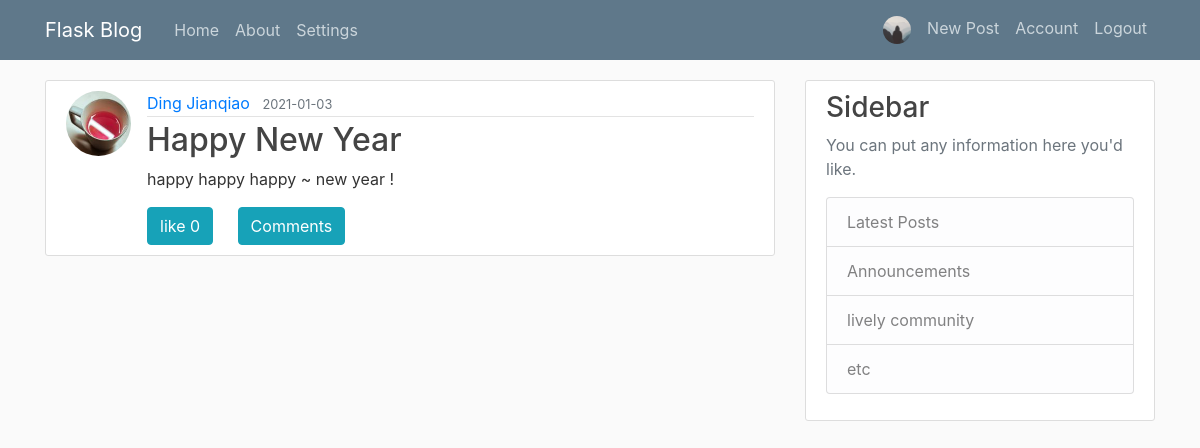
/post/3 (signed in), run on the app's committed database.
### flaskblog/models.py (models this page shows, shortened)
class User(db.Model, UserMixin):
    id = db.Column(db.Integer, primary_key=True)
    username = db.Column(db.String(20), unique=True, nullable=False)
    email = db.Column(db.String(120), unique=True, nullable=False)
    image_file = db.Column(db.String(20), nullable=False, default='default.jpg')
    password = db.Column(db.String(60), nullable=False)
    date_created = db.Column(db.Date, nullable=False, default=date.today())
    posts = db.relationship('Post', backref='author', lazy=True)
    comments = db.relationship('Comment', backref='author', lazy=True)

class Post(db.Model):
    id = db.Column(db.Integer, primary_key=True)
    title = db.Column(db.String(100), nullable=False)
    date_posted = db.Column(db.DateTime, nullable=False, default=datetime.now)
    content = db.Column(db.Text, nullable=False)
    user_id = db.Column(db.Integer, db.ForeignKey('user.id'), nullable=False)
    likes = db.Column(db.Integer, default = 0)

### flaskblog/posts/routes.py (the view)
@posts.route("/post/<int:post_id>")
def post(post_id):
    post = Post.query.get_or_404(post_id)
    return render_template('post.html', title=post.title, post=post)

### flaskblog/models.py (called while the page is built)
@login_manager.user_loader
def load_user(user_id):
    return User.query.get(int(user_id))

### flaskblog/templates/post.html (shortened to what this page needs)
{% extends "layout.html" %}
{% block content %}
  <article class="media content-section">
    <img class="rounded-circle article-img" src="{{ url_for('static', filename='profile_pics/' + post.author.image_file) }}">
    <div class="media-body">
      <div class="article-metadata">
        <a class="mr-2" href="{{ url_for('users.user_posts', username=post.author.username) }}">{{ post.author.username }}</a>
        <small class="text-muted">{{ post.date_posted.strftime('%Y-%m-%d') }}</small>
      </div>
      <h2 class="article-title">{{ post.title }}</h2>
      <p class="article-content">{{ post.content }}</p>
        <div>
            <span class="btn btn-info like" ref="{{post.id}}">
                like
                <span id="like_count{{post.id}}" >{{post.likes}}</span>
            </span>
            <button type="button" class="btn btn-primary btn-info comment-btn" ref="{{post.id}}" data-toggle="modal" data-target="#modal{{post.id}}">
                Comments
            </button>
        </div>
    </div>
  </article>
{% endblock content %}

### flaskblog/templates/layout.html (shortened to what this page needs)
<!DOCTYPE html>
<html>
<head>
    <link rel="stylesheet" type="text/css" href="{{ url_for('static', filename='bootstrap.css') }}">
    <link rel="stylesheet" type="text/css" href="{{ url_for('static', filename='main.css') }}">
    <link rel="stylesheet" type="text/css" href="{{ url_for('static', filename='bootoast.css') }}">
</head>
<body>
    <header class="site-header">
      <nav class="navbar navbar-expand-md navbar-dark bg-steel fixed-top">
        <div class="container">
          <a class="navbar-brand mr-4" href="/">Flask Blog</a>
          <div class="collapse navbar-collapse" id="navbarToggle">
            <div class="navbar-nav mr-auto">
              <a class="nav-item nav-link" href="{{ url_for('main.home') }}">Home</a>
              <a class="nav-item nav-link" href="{{ url_for('main.about') }}">About</a>
              <a class="nav-item nav-link" href="{{ url_for('main.settings') }}">Settings</a>
            </div>
            <div class="navbar-nav">
              {% if current_user.is_authenticated %}
                <a class="nav-item nav-link" href="{{url_for('users.user_posts', username=current_user.username)}}">
                    <img class="rounded-circle my-nav-img" src="{{ url_for('static',filename='profile_pics/' + current_user.image_file) }}">
                </a>
                <a class="nav-item nav-link" href="{{ url_for('posts.new_post') }}">New Post</a>
                <a class="nav-item nav-link" href="{{ url_for('users.account') }}">Account</a>
                <a class="nav-item nav-link" href="{{ url_for('users.logout') }}">Logout</a>
              {% else %}
                <a class="nav-item nav-link" href="{{ url_for('users.login') }}">Login</a>
                <a class="nav-item nav-link" href="{{ url_for('users.register') }}">Register</a>
              {% endif %}
            </div>
          </div>
        </div>
      </nav>
    </header>
    <main role="main" class="container">
      <div class="row">
        <div class="col-md-8">
          {% block content %}{% endblock %}
        </div>
        <div class="col-md-4">
          <div class="content-section">
            <h3>Sidebar</h3>
            {% if current_user.is_authenticated and sidebar_info %}
            <p class='text-muted'>
                <ul class="list-group">
                    {% for item in sidebar_info %}
                    <li class="list-group-item list-group-item-light">{{item}}</li>
                    {% endfor %}
                </ul>
            </p>
            {% else %}
            <p class='text-muted'>You can put any information here you'd like.
                <ul class="list-group">
                    <li class="list-group-item list-group-item-light">Latest Posts</li>
                    <li class="list-group-item list-group-item-light">Announcements</li>
                    <li class="list-group-item list-group-item-light">lively community</li>
                    <li class="list-group-item list-group-item-light">etc</li>
                </ul>
            </p>
            {% endif %}
          </div>
        </div>
      </div>
    </main>
</body>
</html>

### flaskblog/static/main.css (style rules this page uses)
body { background: #fafafa; color: #333333; margin-top: 5rem; }
h1, h2, h3, h4, h5, h6 { color: #444444; }
.bg-steel { background-color: #5f788a; }
.site-header .navbar-nav .nav-link { color: #cbd5db; }
.content-section { background: #ffffff; padding: 10px 20px; border: 1px solid #dddddd; border-radius: 3px; margin-bottom: 20px; }
.article-title { color: #444444; }
.article-content { width: 100%; word-wrap:break-word; white-space: pre-line; }
.article-img { height: 65px; width: 65px; margin-right: 16px; }
.article-metadata { padding-bottom: 1px; margin-bottom: 4px; border-bottom: 1px solid #e3e3e3 }
.my-nav-img { height: 28px; width: 28px }
.like { margin-right: 20px; }

### data on the page
User: image_file (placeholder picture)
User: image_file (picture), author.username "Ding Jianqiao"
Post: date_posted "2021-01-03", title "Happy New Year", content "happy happy happy ~ new year !", likes "0"
